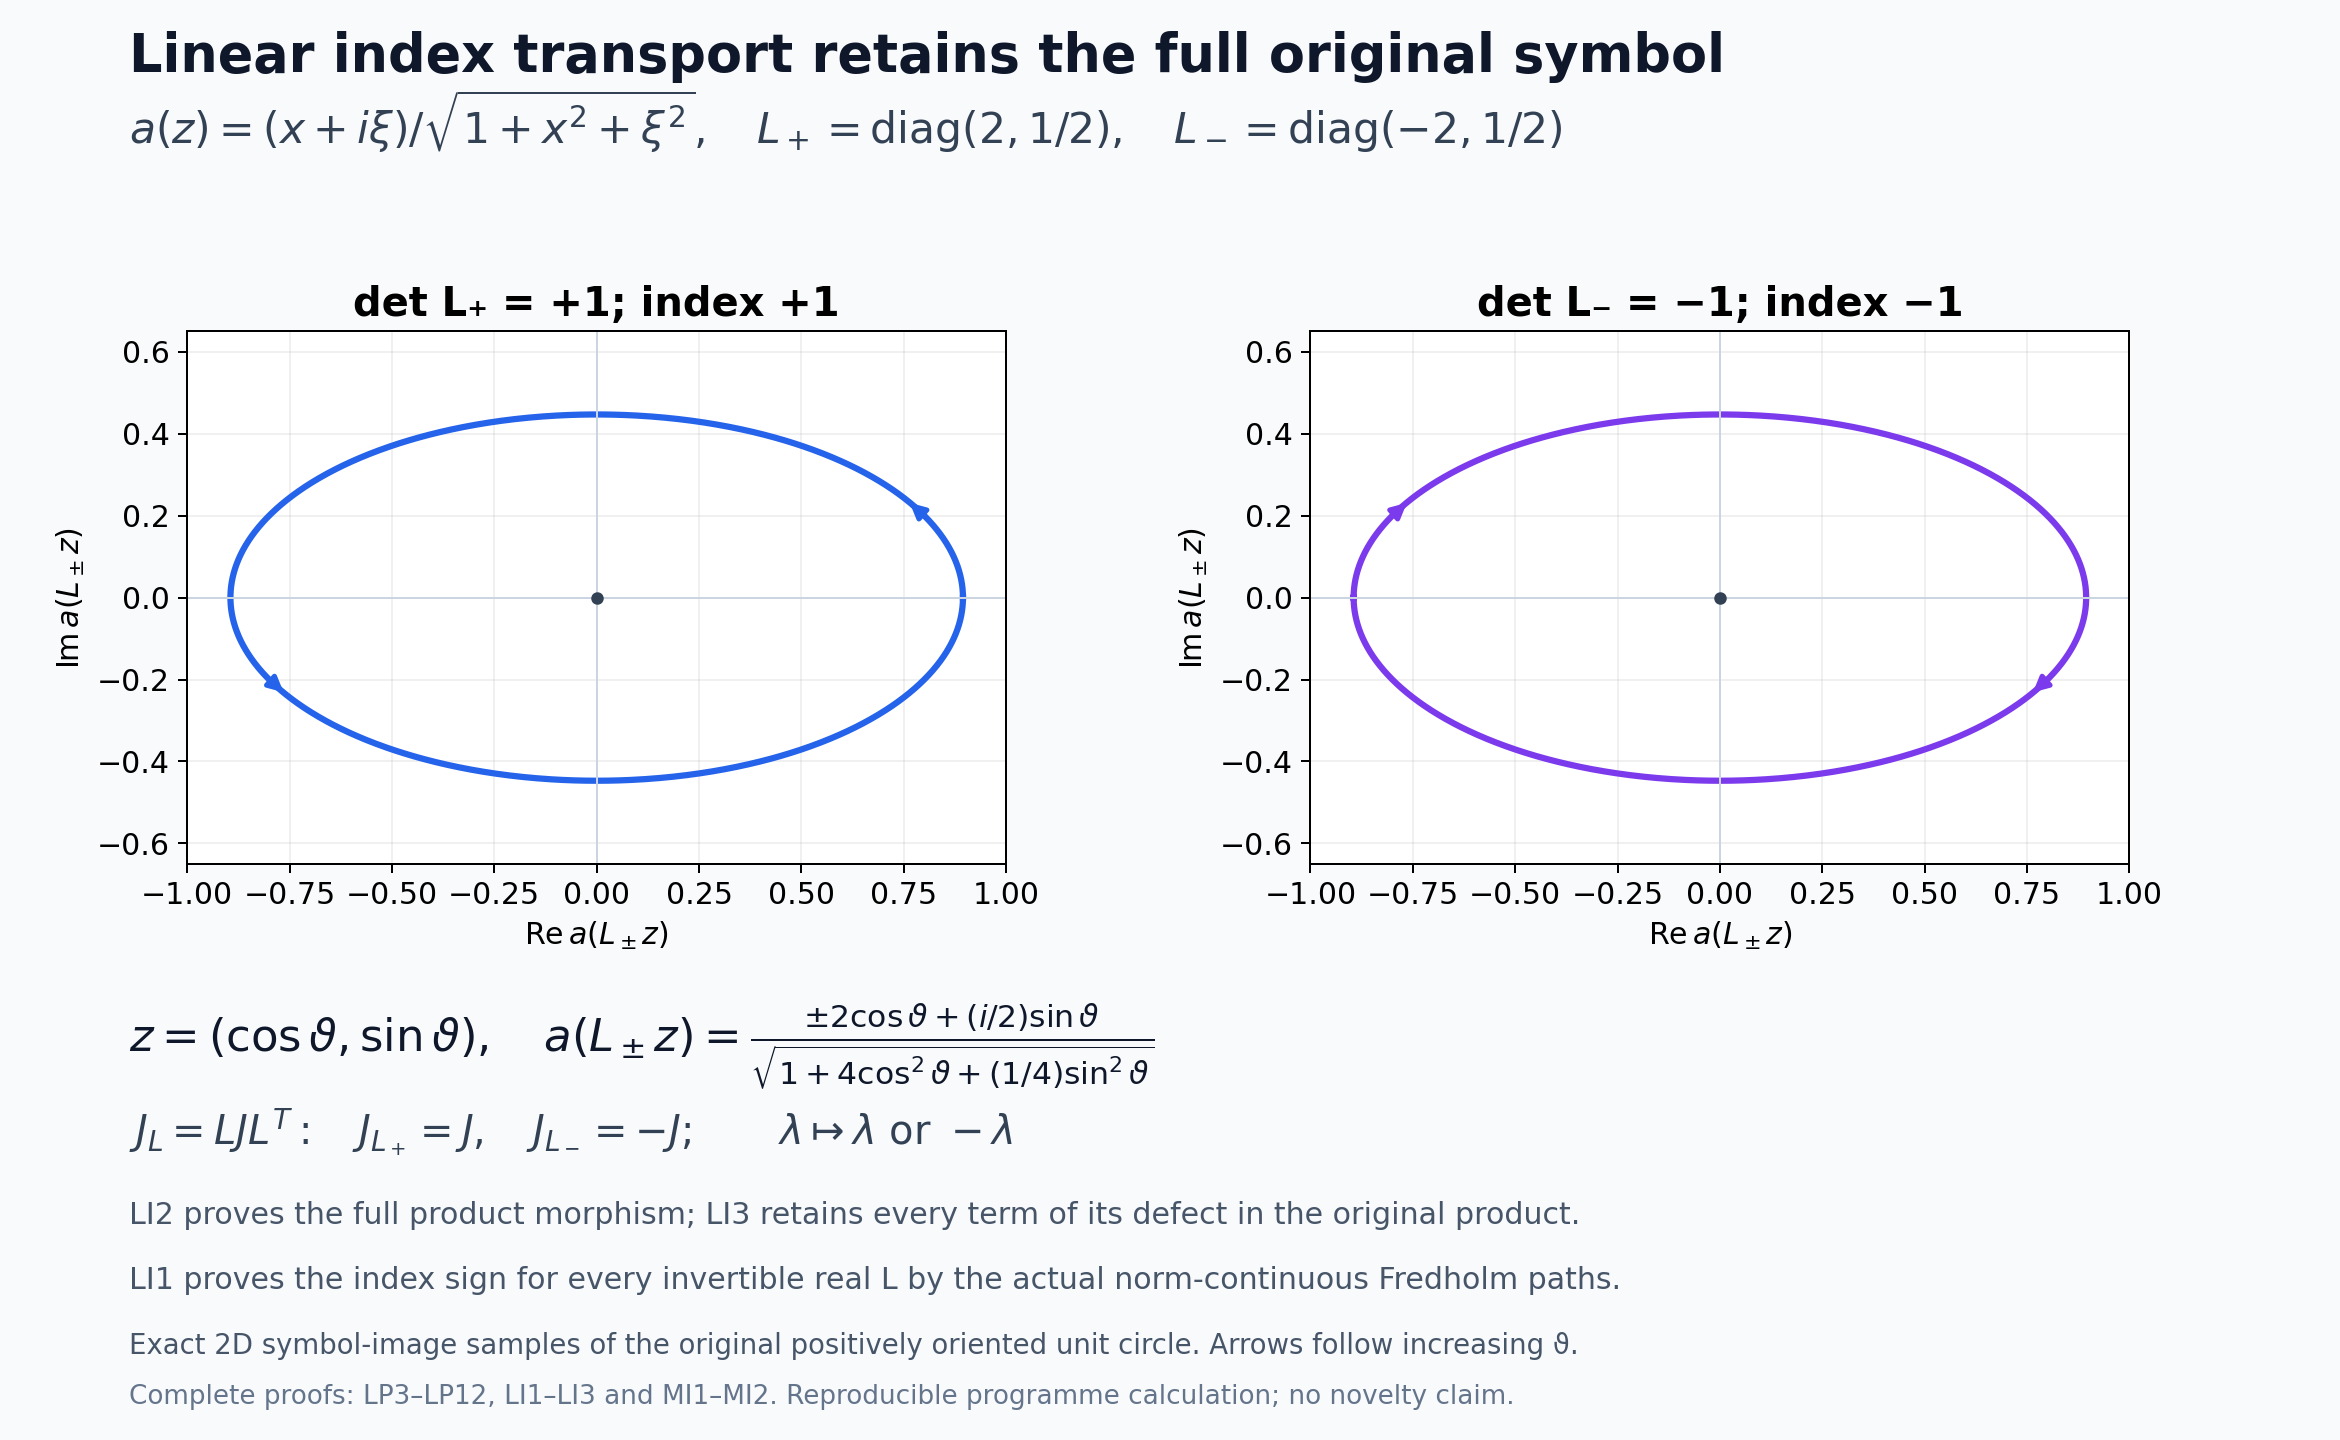

Generate this figure with Python:
"""Exact n=1 linear pullbacks of MI1, and their LI1--LI3 receiving maps."""
from pathlib import Path
import matplotlib
matplotlib.use('Agg')
import matplotlib.pyplot as plt
import numpy as np
OUT=Path(__file__).resolve().parent
plt.rcParams.update({'font.family':'DejaVu Sans','font.size':12,'mathtext.fontset':'dejavusans'})
fig=plt.figure(figsize=(13,8),facecolor='#f8fafc')
fig.text(.055,.95,'Linear index transport retains the full original symbol',fontsize=21,weight='bold',color='#0f172a')
fig.text(.055,.90,r'$a(z)=(x+i\xi)/\sqrt{1+x^2+\xi^2},\quad L_+=\mathrm{diag}(2,1/2),\quad L_-=\mathrm{diag}(-2,1/2)$',fontsize=17,color='#334155')
theta=np.linspace(0,2*np.pi,1601)
den=np.sqrt(1+4*np.cos(theta)**2+.25*np.sin(theta)**2)
for j,sign in enumerate((1,-1)):
    ax=fig.add_axes([.08+j*.48,.36,.35,.45],facecolor='white')
    x=sign*2*np.cos(theta)/den
    y=.5*np.sin(theta)/den
    ax.plot(x,y,lw=2.5,color=('#2563eb' if sign==1 else '#7c3aed'))
    for t in (np.pi/4,5*np.pi/4):
        i=int(t/(2*np.pi)*1600)
        ax.annotate('',xy=(x[i+30],y[i+30]),xytext=(x[i],y[i]),
                    arrowprops={'arrowstyle':'-|>','color':('#2563eb' if sign==1 else '#7c3aed'),'lw':2})
    ax.axhline(0,color='#cbd5e1',lw=.8);ax.axvline(0,color='#cbd5e1',lw=.8)
    ax.plot([0],[0],'o',color='#334155',ms=4)
    ax.set_aspect('equal');ax.set_xlim(-1,1);ax.set_ylim(-.65,.65)
    ax.set_xlabel(r'$\mathrm{Re}\,a(L_\pm z)$');ax.set_ylabel(r'$\mathrm{Im}\,a(L_\pm z)$')
    ax.set_title(('det '+('L₊ = +1' if sign==1 else 'L₋ = −1')+'; index '+('+1' if sign==1 else '−1')),fontsize=16,weight='bold')
    ax.grid(alpha=.18)
fig.text(.055,.27,r'$z=(\cos\vartheta,\sin\vartheta),\quad a(L_\pm z)=\frac{\pm2\cos\vartheta+(i/2)\sin\vartheta}{\sqrt{1+4\cos^2\vartheta+(1/4)\sin^2\vartheta}}$',fontsize=18,color='#0f172a')
fig.text(.055,.205,r'$J_L=LJL^T:\quad J_{L_+}=J,\quad J_{L_-}=-J;\qquad \lambda\mapsto\lambda\ \mathrm{or}\ -\lambda$',fontsize=16,color='#334155')
fig.text(.055,.15,'LI2 proves the full product morphism; LI3 retains every term of its defect in the original product.',fontsize=12,color='#475569')
fig.text(.055,.105,'LI1 proves the index sign for every invertible real L by the actual norm-continuous Fredholm paths.',fontsize=12,color='#475569')
fig.text(.055,.06,'Exact 2D symbol-image samples of the original positively oriented unit circle. Arrows follow increasing ϑ.',fontsize=11,color='#475569')
fig.text(.055,.025,'Complete proofs: LP3–LP12, LI1–LI3 and MI1–MI2. Reproducible programme calculation; no novelty claim.',fontsize=10.5,color='#64748b')
for ext in ('png','svg'):
    fig.savefig(OUT/f'matrix-index-linear-maps.{ext}',dpi=180,facecolor=fig.get_facecolor(),
                metadata={'Creator':'Matplotlib programme figure'} if ext=='svg' else {})
plt.close(fig)
